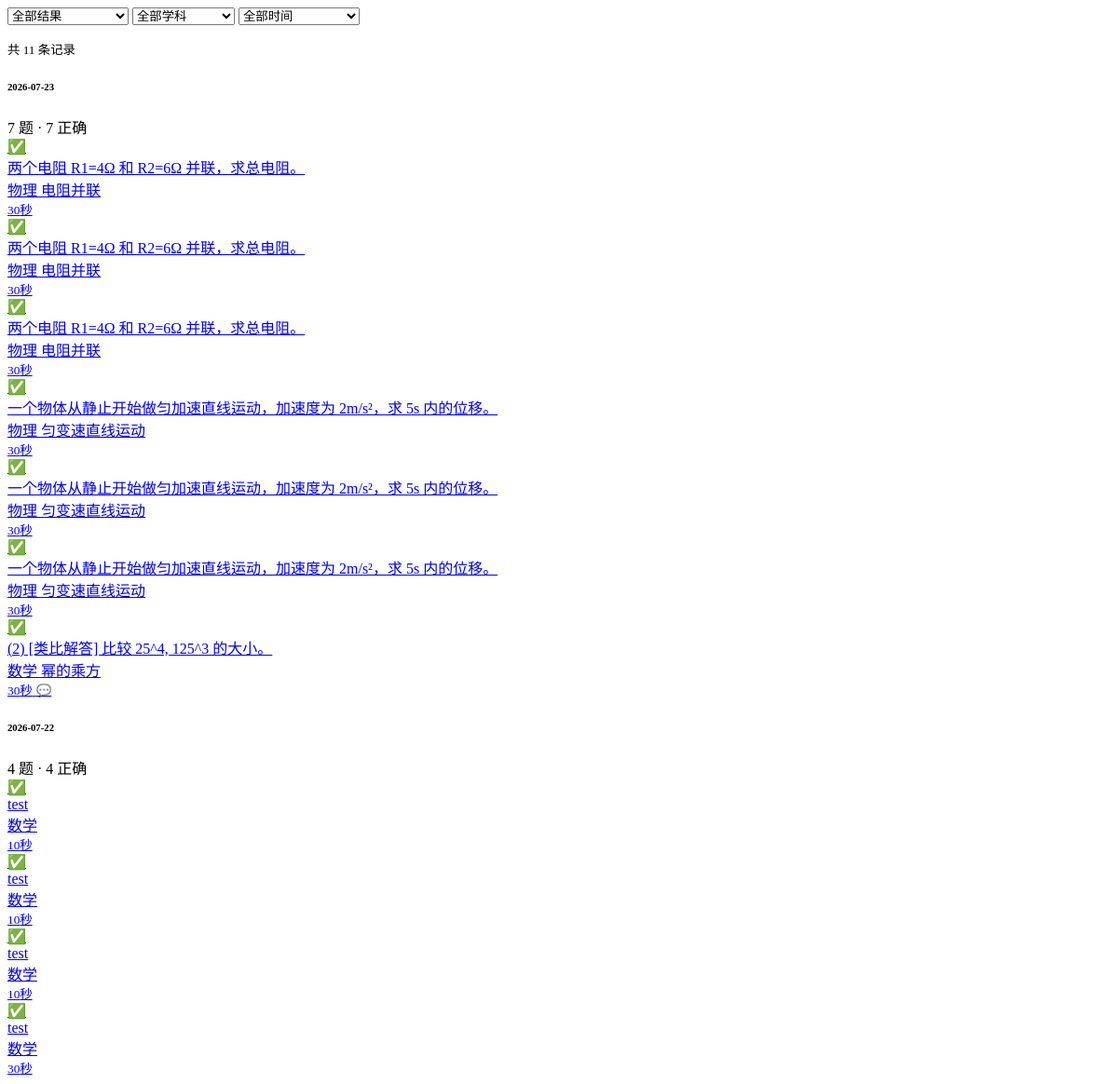
/api/review/history/list (signed in), run on an earlier commit of the app's database.
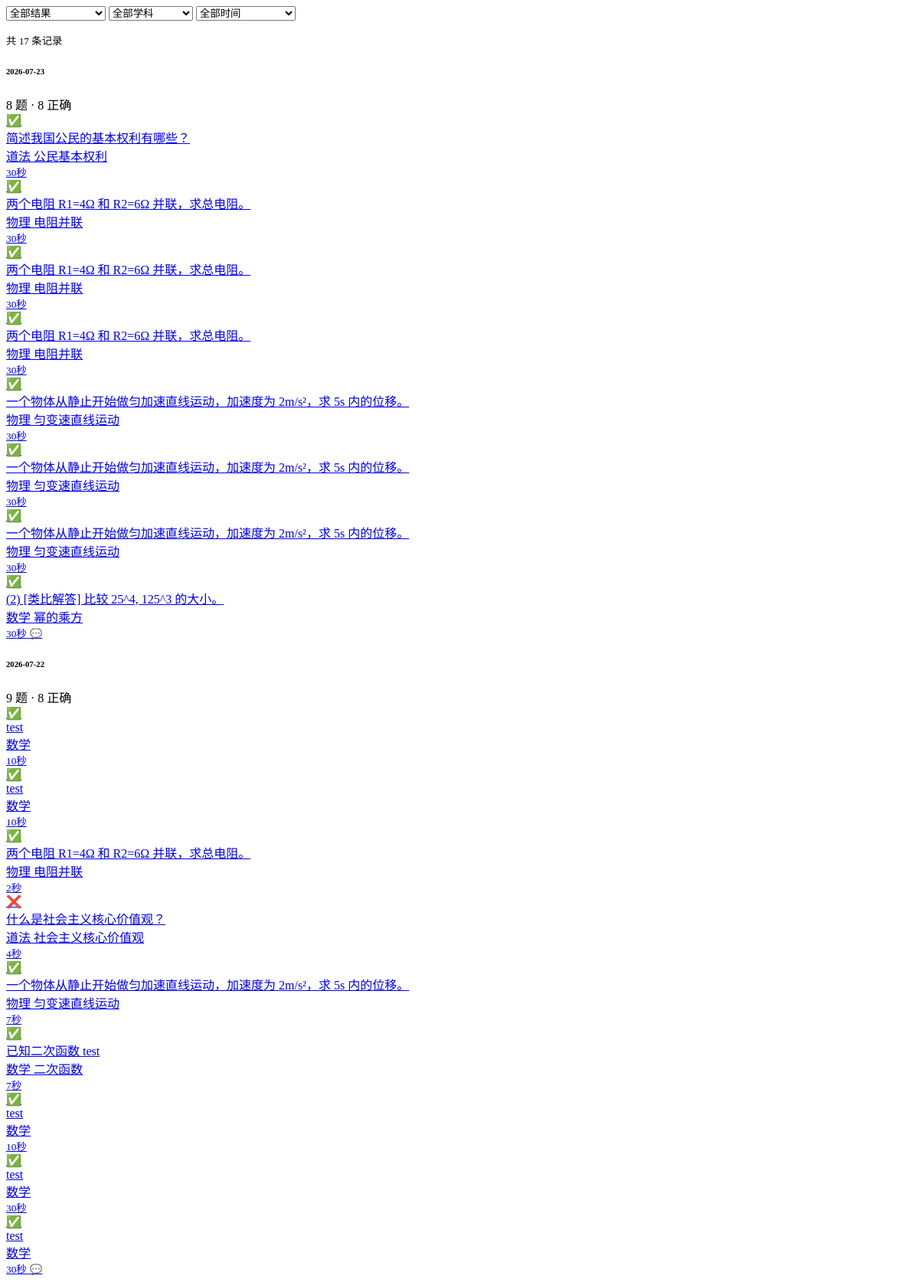
And on a later commit of the database.
### tables this page shows
CREATE TABLE review_logs (
            id INTEGER PRIMARY KEY AUTOINCREMENT,
            mistake_id INTEGER NOT NULL,
            uuid TEXT NOT NULL,
            review_date DATE NOT NULL,
            result TEXT NOT NULL,
            time_spent INTEGER DEFAULT 0,
            notes TEXT DEFAULT '',
            created_at TIMESTAMP DEFAULT CURRENT_TIMESTAMP,
            FOREIGN KEY (mistake_id) REFERENCES mistake_records(id) ON DELETE CASCADE
        );

CREATE TABLE mistake_records (
            id INTEGER PRIMARY KEY AUTOINCREMENT,
            uuid TEXT NOT NULL,
            sys_platform TEXT NOT NULL DEFAULT 'web',
            bstudio_create_time TIMESTAMP DEFAULT CURRENT_TIMESTAMP,
            xueke TEXT NOT NULL,
            timu TEXT NOT NULL,
            xueshengdaan TEXT DEFAULT '',
            zhengquedaan TEXT DEFAULT '',
            cuowufenxi TEXT DEFAULT '',
            zhishidian TEXT DEFAULT '',
            difficulty INTEGER DEFAULT 1,
            review_count INTEGER DEFAULT 0,
            last_review_at TIMESTAMP,
            next_review_at TIMESTAMP,
            review_stage INTEGER DEFAULT 0,
            review_algorithm TEXT DEFAULT 'sm2',
            status TEXT DEFAULT 'active',
            updated_at TIMESTAMP DEFAULT CURRENT_TIMESTAMP
        , voice_data TEXT DEFAULT '');

### app.py (the view)
@app.route('/api/review/history/list')
@login_required
def api_review_history_list():
    page = request.args.get('page', 1, type=int)
    status_filter = request.args.get('status', '')
    xueke_filter = request.args.get('xueke', '')
    date_range = request.args.get('range', 'all')
    per_page = 20
    date_where = ''
    if date_range == '7days':
        date_where = "AND rl.review_date >= date('now','-7 days')"
    elif date_range == '30days':
        date_where = "AND rl.review_date >= date('now','-30 days')"
    xueke_where = ''
    xueke_params = []
    if xueke_filter:
        xueke_where = 'AND mr.xueke = ?'
        xueke_params = [xueke_filter]
    status_where = ''
    status_params = []
    if status_filter in ('correct', 'incorrect', 'partial'):
        status_where = 'AND rl.result = ?'
        status_params = [status_filter]
    base_params = [g.user_uuid] + xueke_params + status_params
    total = query_db(
        f"""SELECT COUNT(*) as cnt FROM review_logs rl
            JOIN mistake_records mr ON rl.mistake_id = mr.id
            WHERE rl.uuid=? {date_where} {xueke_where} {status_where}""",
        base_params, one=True
    )['cnt']
    total_pages = max(1, (total + per_page - 1) // per_page)
    offset = (page - 1) * per_page
    reviews = query_db(
        f"""SELECT rl.*, mr.timu, mr.xueke, mr.zhishidian, mr.status as mistake_status
            FROM review_logs rl
            JOIN mistake_records mr ON rl.mistake_id = mr.id
            WHERE rl.uuid=? {date_where} {xueke_where} {status_where}
            ORDER BY rl.created_at DESC
            LIMIT ? OFFSET ?""",
        base_params + [per_page, offset]
    )
    reviews = rows_to_dicts(reviews)
    for r in reviews:
        r['timu_plain'] = strip_latex(r['timu'], max_len=60)
    from collections import defaultdict
    grouped = defaultdict(list)
    for r in reviews:
        grouped[r['review_date']].append(r)
    return render_template('review_history_list.html',
        reviews=reviews, grouped=dict(grouped),
        page=page, total_pages=total_pages, total=total,
        status_filter=status_filter, xueke_filter=xueke_filter,
        date_range=date_range, subjects=Config.get_subjects())

### app.py (called while the page is built, shortened)
@app.after_request
def add_security_headers(resp):
    resp.headers['X-Frame-Options'] = 'DENY'
    resp.headers['X-Content-Type-Options'] = 'nosniff'
    resp.headers['Referrer-Policy'] = 'strict-origin-when-cross-origin'
    return resp

@app.before_request
def csrf_check():
    if 'csrf_token' not in session:
        session['csrf_token'] = str(uuid_mod.uuid4())
    if request.method in ('GET', 'HEAD', 'OPTIONS'):
        return

def login_required(f):
    @wraps(f)
    def decorated(*a, **kw):
        if 'user_id' not in session:
            return redirect(url_for('login', next=request.path))
        return f(*a, **kw)
    return decorated

@app.before_request
def before_request():
    g.user_uuid = get_or_create_uuid()
    g.username = session.get('username', '')

### config.py (called while the page is built)
    @staticmethod
    def get_subjects():
        try:
            from database import query_db
            rows = query_db("SELECT name FROM base_data WHERE category='subject' ORDER BY sort_order")
            if rows:
                return [r['name'] for r in rows]
        except Exception:
            pass
        return Config.SUBJECTS

### database.py (called while the page is built)
def rows_to_dicts(rows):
    return [dict(r) for r in rows]

### templates/review_history_list.html (shortened to what this page needs)
<div class="d-flex justify-content-between align-items-center mb-3 flex-wrap gap-2">
    <form id="history-filter-form" class="d-flex flex-wrap gap-2 align-items-end" onsubmit="return false">
        <select name="status" class="form-select form-select-sm" style="width:130px" onchange="loadHistory()">
            <option value="">全部结果</option>
        </select>
        <select name="xueke" class="form-select form-select-sm" style="width:110px" onchange="loadHistory()">
            <option value="">全部学科</option>
        </select>
        <select name="range" class="form-select form-select-sm" style="width:130px" onchange="loadHistory()">
            <option value="all" {% if date_range=='all' %}selected{% endif %}>全部时间</option>
        </select>
    </form>
    <small class="text-muted">共 {{ total }} 条记录</small>
</div>
{% if grouped %}
{% for date_str, day_reviews in grouped.items() %}
<div class="review-day-group mb-4">
    <div class="review-day-header d-flex align-items-center mb-2">
        <h6 class="mb-0 ms-2 fw-bold">{{ date_str }}</h6>
        <span class="badge bg-light text-dark ms-2">
            {{ day_reviews|length }} 题 ·
            {{ day_reviews|selectattr('result','equalto','correct')|list|length }} 正确
        </span>
    </div>
    <div class="review-day-items ms-3">
        {% for r in day_reviews %}
        <a href="{{ url_for('question_detail', question_id=r['mistake_id']) }}" class="text-decoration-none">
        <div class="review-record-item d-flex align-items-center p-2 rounded mb-1">
            <span class="review-result-icon me-2 flex-shrink-0">
                {% if r['result'] == 'correct' %}
                <span class="text-success fs-5">✅</span>
                {% elif r['result'] == 'incorrect' %}
                <span class="text-danger fs-5">❌</span>
                {% else %}
                <span class="text-warning fs-5">⚠️</span>
                {% endif %}
            </span>
            <div class="flex-grow-1 min-width-0">
                <div class="review-record-title text-truncate">{{ r['timu_plain'] }}</div>
                <div class="d-flex flex-wrap gap-1 mt-1">
                    {% if r['xueke'] %}
                    <span class="badge bg-primary badge-sm">{{ r['xueke'] }}</span>
                    {% endif %}
                    {% if r['zhishidian'] %}
                    <span class="knowledge-badge badge-sm">{{ r['zhishidian'] }}</span>
                    {% endif %}
                </div>
            </div>
            <div class="flex-shrink-0 ms-2 text-end">
                {% if r['time_spent'] and r['time_spent'] > 0 %}
                <small class="text-muted d-block">{{ r['time_spent'] }}秒</small>
                {% endif %}
                {% if r['notes'] %}
                <small class="text-muted d-block" title="{{ r['notes']|e }}">💬</small>
                {% endif %}
            </div>
        </div>
        </a>
        {% endfor %}
    </div>
</div>
{% endfor %}
{% else %}
<div class="text-center py-4 text-muted">没有符合条件的复习记录</div>
{% endif %}

What changed in the data, as far as the page shows it:
no longer on one of the page's lists (row unchanged): review_logs: review_date "2026-07-23", timu_plain "两个电阻 R1=4Ω 和 R2=6Ω 并联，求总电阻。", xueke "物理", zhishidian "电阻并联", time_spent "30"
no longer on one of the page's lists (row unchanged): review_logs: timu_plain "两个电阻 R1=4Ω 和 R2=6Ω 并联，求总电阻。", xueke "物理", zhishidian "电阻并联", time_spent "30"
no longer on one of the page's lists (row unchanged): review_logs: timu_plain "两个电阻 R1=4Ω 和 R2=6Ω 并联，求总电阻。", xueke "物理", zhishidian "电阻并联", time_spent "30"
no longer on one of the page's lists (row unchanged): review_logs: timu_plain "一个物体从静止开始做匀加速直线运动，加速度为 2m/s²，求 5s 内的位移。", xueke "物理", zhishidian "匀变速直线运动", time_spent "30"
no longer on one of the page's lists (row unchanged): review_logs: timu_plain "一个物体从静止开始做匀加速直线运动，加速度为 2m/s²，求 5s 内的位移。", xueke "物理", zhishidian "匀变速直线运动", time_spent "30"
no longer on one of the page's lists (row unchanged): review_logs: timu_plain "一个物体从静止开始做匀加速直线运动，加速度为 2m/s²，求 5s 内的位移。", xueke "物理", zhishidian "匀变速直线运动", time_spent "30"
no longer on one of the page's lists (row unchanged): review_logs: timu_plain "(2) [类比解答] 比较 25^4, 125^3 的大小。", xueke "数学", zhishidian "幂的乘方", time_spent "30"
added review_logs: review_date "2026-07-23", day_reviews "8", timu_plain "简述我国公民的基本权利有哪些？", xueke "道法", zhishidian "公民基本权利", time_spent "30", review_logs (timu_plain "两个电阻 R1=4Ω 和 R2=6Ω 并联，求总电阻。", xueke "物理", zhishidian "电阻并联", time_spent "30"), review_logs (timu_plain "两个电阻 R1=4Ω 和 R2=6Ω 并联，求总电阻。", xueke "物理", zhishidian "电阻并联", time_spent "30"), review_logs (timu_plain "两个电阻 R1=4Ω 和 R2=6Ω 并联，求总电阻。", xueke "物理", zhishidian "电阻并联", time_spent "30"), review_logs (timu_plain "一个物体从静止开始做匀加速直线运动，加速度为 2m/s²，求 5s 内的位移。", xueke "物理", zhishidian "匀变速直线运动", time_spent "30"), review_logs (timu_plain "一个物体从静止开始做匀加速直线运动，加速度为 2m/s²，求 5s 内的位移。", xueke "物理", zhishidian "匀变速直线运动", time_spent "30"), review_logs (timu_plain "一个物体从静止开始做匀加速直线运动，加速度为 2m/s²，求 5s 内的位移。", xueke "物理", zhishidian "匀变速直线运动", time_spent "30"), review_logs (timu_plain "(2) [类比解答] 比较 25^4, 125^3 的大小。", xueke "数学", zhishidian "幂的乘方", time_spent "30")
computed for review_logs (number 9 of 17 on the later page): day_reviews "4" → "9"; day_reviews "4" → "8"
now on this page (row edited): review_logs: timu_plain "两个电阻 R1=4Ω 和 R2=6Ω 并联，求总电阻。", xueke "物理", zhishidian "电阻并联", time_spent "2", shown under "2026-07-22"
now on this page (row edited): review_logs: timu_plain "什么是社会主义核心价值观？", xueke "道法", zhishidian "社会主义核心价值观", time_spent "4", shown under "2026-07-22"
now on this page (row edited): review_logs: timu_plain "一个物体从静止开始做匀加速直线运动，加速度为 2m/s²，求 5s 内的位移。", xueke "物理", zhishidian "匀变速直线运动", time_spent "7", shown under "2026-07-22"
now on this page (row edited): review_logs: timu_plain "已知二次函数 test", xueke "数学", zhishidian "二次函数", time_spent "7", shown under "2026-07-22"
now on this page (row edited): review_logs: timu_plain "test", xueke "数学", time_spent "30", shown under "2026-07-22"
Also different on the page:
{{ total }}: "11" → "17"
